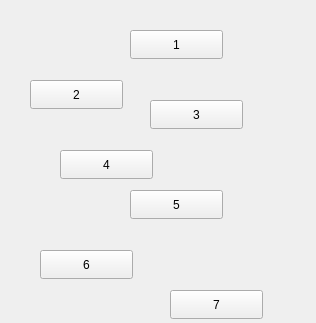
<?xml version="1.0" encoding="UTF-8"?>
<ui version="4.0">
 <class>Widget</class>
 <widget class="QWidget" name="Widget">
  <property name="geometry">
   <rect>
    <x>0</x>
    <y>0</y>
    <width>316</width>
    <height>323</height>
   </rect>
  </property>
  <property name="windowTitle">
   <string>Widget</string>
  </property>
  <widget class="QPushButton" name="first_button">
   <property name="geometry">
    <rect>
     <x>130</x>
     <y>30</y>
     <width>93</width>
     <height>29</height>
    </rect>
   </property>
   <property name="text">
    <string>1</string>
   </property>
  </widget>
  <widget class="QPushButton" name="second_button">
   <property name="geometry">
    <rect>
     <x>30</x>
     <y>80</y>
     <width>93</width>
     <height>29</height>
    </rect>
   </property>
   <property name="text">
    <string>2</string>
   </property>
  </widget>
  <widget class="QPushButton" name="third_button">
   <property name="geometry">
    <rect>
     <x>150</x>
     <y>100</y>
     <width>93</width>
     <height>29</height>
    </rect>
   </property>
   <property name="text">
    <string>3</string>
   </property>
  </widget>
  <widget class="QPushButton" name="forth_button">
   <property name="geometry">
    <rect>
     <x>60</x>
     <y>150</y>
     <width>93</width>
     <height>29</height>
    </rect>
   </property>
   <property name="text">
    <string>4</string>
   </property>
  </widget>
  <widget class="QPushButton" name="fifth_button">
   <property name="geometry">
    <rect>
     <x>130</x>
     <y>190</y>
     <width>93</width>
     <height>29</height>
    </rect>
   </property>
   <property name="text">
    <string>5</string>
   </property>
  </widget>
  <widget class="QPushButton" name="sixth_button">
   <property name="geometry">
    <rect>
     <x>40</x>
     <y>250</y>
     <width>93</width>
     <height>29</height>
    </rect>
   </property>
   <property name="text">
    <string>6</string>
   </property>
  </widget>
  <widget class="QPushButton" name="seventh_button">
   <property name="geometry">
    <rect>
     <x>170</x>
     <y>290</y>
     <width>93</width>
     <height>29</height>
    </rect>
   </property>
   <property name="text">
    <string>7</string>
   </property>
  </widget>
 </widget>
 <resources/>
 <connections/>
</ui>
